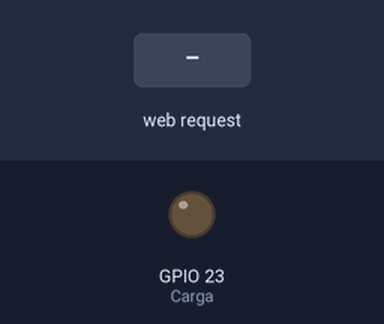
Bench run of a sketch on a simulated ESP32. Parts: output pins drawn as LEDs (lit = HIGH). Inputs (shaded band) come from the test bench. WiFi joins after 1.5 s; servers stay silent unless stated; what the sketch prints to the serial monitor is not drawn.

Above: at 3.2 s.
3.3 s: HTTP request GET /ON received
At 4.5 s:
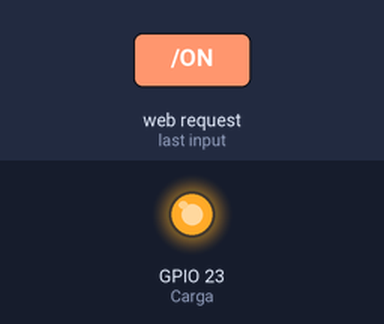
4.8 s: HTTP request GET /OFF received
At 5.7 s:
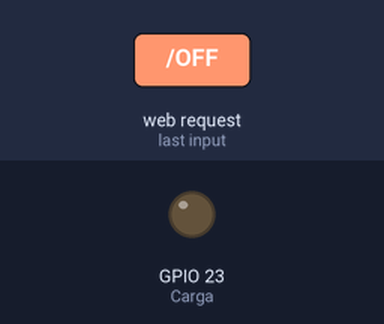
Timing chart, 0 to 7.8 s (numbered marks = the images above; inputs shaded):
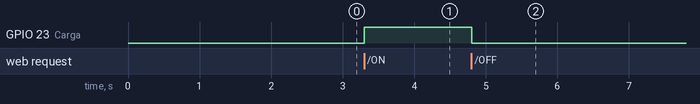

The sketch:

Ejercicio_Original_4.ino
```cpp
#include <WiFi.h>

const char* ssid     = "INFINITUMzzky"; // Nombre de la red WiFi
const char* password = "ae45ee76fb";   // Contraseña de la red

WiFiServer server (80);                // Puerto 80 de conexion Http por defecto

String header;                         // Variable para guardar el HTTP petición
String EstadoCarga = "OFF";           // Variable para manejar el estado de la carga
const int Carga = 23;                 // Asigna nombre al GPIO23, pin digital activar/desactivar carga

//-------------------CODIGO HTML PARA LA PAGINA DEL NAVEGADOR WEB------------------------------
String paginaWeb = "<!DOCTYPE html>"
"<html>"
"<head>"
"<meta charset='utf-8' />"
"<title> Servidor Web ESP32</title>"
"</head>"
"<body>"
"<center>"
"<h1> Ejercicio 4: Servidor Web ESP32</h1>"
"<p><a href='/ON'><button background-color: red; style='height:100px;width:100px;font-size: 20px'>Carga ON</button></a></p>"
"<p><a href='/OFF'><button style='height:100px;width:100px;font-size: 20px'>Carga OFF</button></a></p>"
"</center>"
"</body>"
"</html>";


void setup() {
      Serial.begin(115200);                // Configura puerto serial
      Serial.println("");
      pinMode(Carga, OUTPUT);               // Configura GPIO23 como salida
      digitalWrite(Carga, LOW);             // Inicia con carga apagada

      Serial.print("Iniciando conexión con ");    // Imprime mensaje de inicio de conexión a red
      Serial.println(ssid);                      // Imprime nombre de la red
      WiFi.begin(ssid, password);               // Inicia conexión Wi-Fi con router AP (modem Wi-Fi)
      while (WiFi.status() != WL_CONNECTED) {  // Espera y revisa el estado de conexión al AP
            delay(500);                        // tiempo de espera para conexión exitosa
            Serial.print("-");                 // Imprime un caracter mientras se conecta
      }
      Serial.println("");
      Serial.print("Conectado a\t");              // Imprime mensaje de conexión
      Serial.println(ssid);                       // Imprime nombre de la red
      Serial.print("IP asignada por router\t");   // Imprime la IP asignada por el router Wi-Fi
      Serial.println(WiFi.localIP());

      server.begin();                           // Inicio del servidor, en espera de peticiones de clientes
      Serial.println ("Servidor Http iniciado"); // Imprime mensaje de inicio del servidor
      delay(500);
}

void loop(){
  WiFiClient client = server.available();   // Escucha clientes entrantes

  if (client) {                             // Si se conecta un nuevo cliente
    Serial.println("Nuevo Cliente");          //
    String currentLine = "";                //
    while (client.connected()) {            // loop mientras el cliente está conectado
      if (client.available()) {             // si hay bytes para leer desde el cliente
        char c = client.read();             // lee un byte
        Serial.write(c);                    // imprime ese byte en el monitor serial
        header += c;
        if (c == '\n') {                    // si el byte es un caracter de salto de linea
           if (currentLine.length() == 0) {
            client.println("HTTP/1.1 200 OK");
            client.println("Content-type:text/html");
            client.println("Connection: close");
            client.println();

             if (header.indexOf("GET /ON") >= 0) {
              Serial.println("Carga Encendida");
              EstadoCarga = "ON";
              digitalWrite(Carga, HIGH);
            } else if (header.indexOf("GET /OFF") >= 0) {
              Serial.println("Carga Apagada");
              EstadoCarga = "OFF";
              digitalWrite(Carga, LOW);
            }

            client.println(paginaWeb); // Muestra página web
            client.println();
            break;
          } else {
            currentLine = "";
          }
        } else if (c != '\r') {
          currentLine += c;
        }
      }
    }
     header = ""; // Borra variable header
     client.stop(); // Cierra la conexión con el cliente
     Serial.println("Cliente desconectado");
     Serial.println("");
  }
}
```

Measured:
- after the input at 3.3 s, GPIO 23 (Carga): LOW → HIGH at once
- after the input at 4.8 s, GPIO 23 (Carga): HIGH → LOW at once
